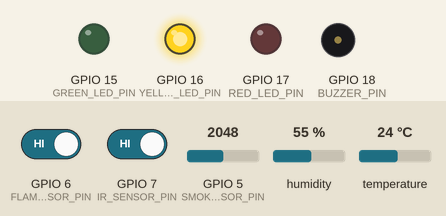
Recording of a sketch running on a simulated ESP32-S3. Parts: output pins drawn as LEDs (lit = HIGH), buzzer (waves = sounding). Inputs (shaded band) come from the test bench; at power-on: GPIO 5 (SMOKE_SENSOR_PIN) = 2048, GPIO 6 (FLAME_SENSOR_PIN) HIGH, GPIO 7 (IR_SENSOR_PIN) HIGH, humidity 55 %, temperature 24 °C (analog values on the 0–4095 scale). WiFi joins after 1.5 s; servers stay silent unless stated; uploads are accepted with an empty reply; what the sketch prints to the serial monitor is not drawn.

Above: at 5.2 s.
5.3 s: GPIO 5 (SMOKE_SENSOR_PIN) set to 2433
15.5 s: GPIO 5 (SMOKE_SENSOR_PIN) set to 2536
At 25.4 s:
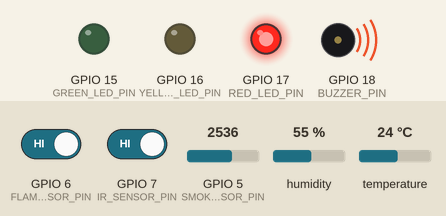
26.1 s: GPIO 5 (SMOKE_SENSOR_PIN) set to 1228
At 36.0 s:
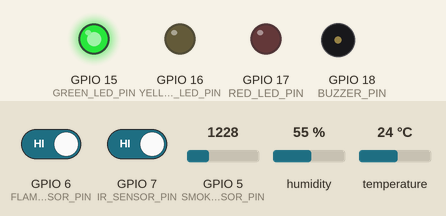
36.3 s: GPIO 6 (FLAME_SENSOR_PIN) driven LOW
At 46.6 s:
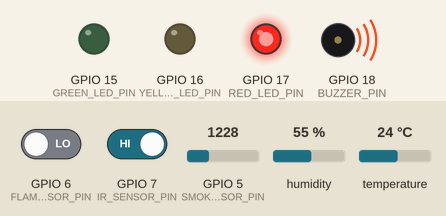
Timing chart, 0 to 48.1 s (numbered marks = the images above; inputs shaded):
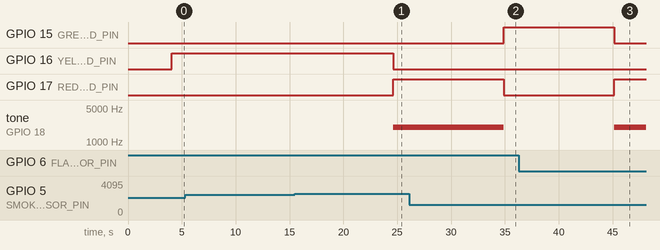

Measured:
- the behaviour switches between 2499 and 2500 on GPIO 5 (SMOKE_SENSOR_PIN) (found by bisection; images 0 and 1)
- after the input at 5.3 s, every drawn part: stays the same
- after the input at 15.5 s, GPIO 16 (YELLOW_LED_PIN): HIGH → LOW after 9.1 s; GPIO 17 (RED_LED_PIN): LOW → HIGH after 9.1 s; tone on GPIO 18 (BUZZER_PIN): silent → 2000 Hz after 9.1 s
- after the input at 26.1 s, GPIO 15 (GREEN_LED_PIN): LOW → HIGH after 8.8 s; GPIO 17 (RED_LED_PIN): HIGH → LOW after 8.8 s; tone on GPIO 18 (BUZZER_PIN): 2000 Hz → silent after 8.8 s
- after the input at 36.3 s, GPIO 15 (GREEN_LED_PIN): HIGH → LOW after 8.9 s; GPIO 17 (RED_LED_PIN): LOW → HIGH after 8.9 s; tone on GPIO 18 (BUZZER_PIN): silent → 2000 Hz after 8.9 s

The sketch:

esp32_fire_alert.ino
```cpp
#include <WiFi.h>
#include <WiFiClientSecure.h>
#include <HTTPClient.h>
#include <ArduinoJson.h>
#include <DHT.h>
#include <math.h>

// =====================================================
// ESP32-S3 FIRE ALERT SYSTEM
// =====================================================

// ---------------- WIFI ----------------
const char* WIFI_SSID = "ved_cittu";
const char* WIFI_PASSWORD = "1111122222";

// ESP32-S3 Access Point
const char* AP_SSID = "ESP32-S3-FireAlert";
const char* AP_PASSWORD = "firealert123";

// ---------------- SUPABASE ----------------
const char* INGEST_URL =
  "https://pqmnlekqawccnlndgmlb.supabase.co/functions/v1/fire-alert-ingest";

// ---------------- TIMING ----------------
const unsigned long REPORT_INTERVAL_MS = 10000;
const unsigned long WIFI_TIMEOUT_MS = 15000;

// =====================================================
// ESP32-S3 GPIO CONFIGURATION
// =====================================================

// ESP32-S3 Dev Module compatible GPIO layout
// DHT11 sensor
const int DHT_SENSOR_PIN = 4;
const int DHT_TYPE = DHT11;

// MQ-2 smoke sensor
// Use an ADC-capable GPIO on the ESP32-S3 Dev Module.
const int SMOKE_SENSOR_PIN = 5;

// Digital flame sensor
const int FLAME_SENSOR_PIN = 6;

// Digital IR sensor
const int IR_SENSOR_PIN = 7;

// LEDs
const int GREEN_LED_PIN = 15;
const int YELLOW_LED_PIN = 16;
const int RED_LED_PIN = 17;

// Buzzer
const int BUZZER_PIN = 18;

// =====================================================
// SENSOR SETTINGS
// =====================================================

// Most common flame modules:
// LOW  = flame detected
// HIGH = no flame
const bool FLAME_ACTIVE_LOW = true;

// Most IR obstacle modules behave the same way:
// LOW  = obstacle / blockage detected
// HIGH = no obstacle
const bool IR_ACTIVE_LOW = true;

// MQ-2 thresholds for smoke level.
// These are starting values and may need calibration.
const int SMOKE_MODERATE_THRESHOLD = 1500;
const int SMOKE_HIGH_THRESHOLD = 2500;

// =====================================================
// FIRE NODE INFORMATION
// =====================================================

String nodeCode = "SN-01";
String nodeLocation = "IoT LAB";

String buildingId =
  "f2149bf0-2fdb-4747-839f-7e79766f85ad";

DHT dht(DHT_SENSOR_PIN, DHT_TYPE);
float lastTemperatureC = 0.0f;
float lastHumidityPct = 0.0f;

// =====================================================
// CONNECT TO WIFI
// =====================================================

void connectWiFi() {

  Serial.println();
  Serial.println("================================");
  Serial.println("ESP32-S3 WiFi Connection");
  Serial.println("================================");

  Serial.print("Connecting to WiFi: ");
  Serial.println(WIFI_SSID);

  WiFi.mode(WIFI_STA);

  WiFi.begin(WIFI_SSID, WIFI_PASSWORD);

  unsigned long startTime = millis();

  while (WiFi.status() != WL_CONNECTED &&
         millis() - startTime < WIFI_TIMEOUT_MS) {

    delay(500);
    Serial.print(".");
  }

  Serial.println();

  // ---------------- WIFI SUCCESS ----------------

  if (WiFi.status() == WL_CONNECTED) {

    Serial.println("WiFi connected successfully!");

    Serial.print("ESP32-S3 IP address: ");
    Serial.println(WiFi.localIP());

    Serial.print("Signal strength: ");
    Serial.print(WiFi.RSSI());
    Serial.println(" dBm");

    return;
  }

  // ---------------- WIFI FAILED ----------------

  Serial.println("WiFi connection failed.");
  Serial.println("Starting ESP32-S3 Access Point...");

  WiFi.mode(WIFI_AP);

  bool apStarted =
    WiFi.softAP(AP_SSID, AP_PASSWORD);

  if (apStarted) {

    Serial.println("ESP32-S3 Access Point started.");

    Serial.print("AP SSID: ");
    Serial.println(AP_SSID);

    Serial.print("AP Password: ");
    Serial.println(AP_PASSWORD);

    Serial.print("AP IP address: ");
    Serial.println(WiFi.softAPIP());

  } else {

    Serial.println("ERROR: Failed to start Access Point.");
  }
}

// =====================================================
// DHT11 TEMPERATURE AND HUMIDITY
// =====================================================

bool readDhtValues(float &temperatureC, float &humidityPct) {
  const int retries = 3;

  for (int attempt = 1; attempt <= retries; attempt++) {
    float temp = dht.readTemperature();
    float humidity = dht.readHumidity();

    bool zeroOnlyRead = (temp == 0.0f && humidity == 0.0f);
    bool invalid = isnan(temp) || isnan(humidity) || zeroOnlyRead || temp < 0 || temp > 60 || humidity < 0 || humidity > 100;

    if (!invalid) {
      temperatureC = temp;
      humidityPct = humidity;

      lastTemperatureC = temperatureC;
      lastHumidityPct = humidityPct;

      return true;
    }

    Serial.print("DHT11 attempt ");
    Serial.print(attempt);
    Serial.println(" failed. Retrying...");

    delay(250);
  }

  Serial.println("DHT11 read failed. Check wiring, power, and the 10k pull-up resistor.");
  return false;
}

// =====================================================
// FLAME SENSOR
// =====================================================

bool readFlameDetected() {

  int flameState =
    digitalRead(FLAME_SENSOR_PIN);

  Serial.print("Flame raw value: ");
  Serial.println(flameState);

  if (FLAME_ACTIVE_LOW) {

    // LOW = flame detected
    return flameState == LOW;

  } else {

    // HIGH = flame detected
    return flameState == HIGH;
  }
}

// =====================================================
// IR SENSOR
// =====================================================

bool readIrDetected() {

  int irState =
    digitalRead(IR_SENSOR_PIN);

  Serial.print("IR raw value: ");
  Serial.println(irState);

  if (IR_ACTIVE_LOW) {

    return irState == LOW;

  } else {

    return irState == HIGH;
  }
}

// =====================================================
// MQ-2 SMOKE SENSOR
// =====================================================

String readSmokeLevel() {

  int raw =
    analogRead(SMOKE_SENSOR_PIN);

  Serial.print("MQ-2 raw value: ");
  Serial.println(raw);

  if (raw >= SMOKE_HIGH_THRESHOLD) {

    return "high";

  } else if (raw >= SMOKE_MODERATE_THRESHOLD) {

    return "moderate";

  } else {

    return "normal";
  }
}

// =====================================================
// READ ALL SENSORS
// =====================================================

void readSensors(
  float &temperatureC,
  float &humidityPct,
  bool &flameDetected,
  bool &irDetected,
  String &smokeLevel,
  int &loadPct
) {

  bool dhtValid = readDhtValues(temperatureC, humidityPct);

  if (!dhtValid) {
    temperatureC = lastTemperatureC;
    humidityPct = lastHumidityPct;

    if (lastTemperatureC > 0.0f || lastHumidityPct > 0.0f) {
      Serial.println("Using last valid DHT values temporarily.");
    } else {
      Serial.println("No valid DHT reading yet. Keeping zero values until the sensor responds.");
    }
  }

  flameDetected =
    readFlameDetected();

  irDetected =
    readIrDetected();

  smokeLevel =
    readSmokeLevel();

  if (!dhtValid) {
    loadPct = 0;
    return;
  }

  int smokeWeight = smokeLevel == "high" ? 30 : smokeLevel == "moderate" ? 14 : 0;
  int riskWeight = (flameDetected || irDetected) ? 25 : 0;

  loadPct =
    constrain(
      (int)(
        temperatureC * 1.2f +
        humidityPct * 0.45f +
        smokeWeight +
        riskWeight
      ),
      0,
      100
    );
}

// =====================================================
// PRINT SENSOR READINGS
// =====================================================

void printSensorReadings(
  float temperatureC,
  float humidityPct,
  bool flameDetected,
  bool irDetected,
  String smokeLevel,
  int loadPct
) {

  Serial.println();
  Serial.println("--------- SENSOR DATA ---------");

  Serial.print("Temperature : ");
  Serial.print(temperatureC, 2);
  Serial.println(" °C");

  Serial.print("Humidity    : ");
  Serial.print(humidityPct, 1);
  Serial.println(" %");

  Serial.print("Flame       : ");

  if (flameDetected) {

    Serial.println("🔥 DETECTED");

  } else {

    Serial.println("CLEAR");
  }

  Serial.print("IR          : ");
  Serial.println(irDetected ? "🚧 DETECTED" : "CLEAR");

  Serial.print("Smoke       : ");
  Serial.println(smokeLevel);

  Serial.print("Load        : ");
  Serial.print(loadPct);
  Serial.println(" %");

  Serial.println("--------------------------------");
}

// =====================================================
// LED + BUZZER STATUS
// =====================================================

void updateStatusIndicators(
  bool connected,
  float temperatureC,
  bool flameDetected,
  bool irDetected,
  String smokeLevel
) {

  bool tempWarning =
    temperatureC >= 35.0 &&
    !flameDetected &&
    !irDetected;

  bool smokeWarning =
    smokeLevel == "moderate";

  bool riskAlert =
    flameDetected ||
    irDetected ||
    smokeLevel == "high" ||
    temperatureC >= 45.0;

  // -------------------------------------------------
  // GREEN LED
  // -------------------------------------------------

  if (connected &&
      !riskAlert &&
      !tempWarning &&
      !smokeWarning) {

    digitalWrite(
      GREEN_LED_PIN,
      HIGH
    );

  } else {

    digitalWrite(
      GREEN_LED_PIN,
      LOW
    );
  }

  // -------------------------------------------------
  // YELLOW LED
  // -------------------------------------------------

  if (connected &&
      (tempWarning || smokeWarning) &&
      !riskAlert) {

    digitalWrite(
      YELLOW_LED_PIN,
      HIGH
    );

  } else {

    digitalWrite(
      YELLOW_LED_PIN,
      LOW
    );
  }

  // -------------------------------------------------
  // RED LED
  // -------------------------------------------------

  if (connected &&
      riskAlert) {

    digitalWrite(
      RED_LED_PIN,
      HIGH
    );

  } else {

    digitalWrite(
      RED_LED_PIN,
      LOW
    );
  }

  // -------------------------------------------------
  // BUZZER
  // -------------------------------------------------

  if (connected &&
      riskAlert) {

    tone(
      BUZZER_PIN,
      2000
    );

  } else {

    noTone(
      BUZZER_PIN
    );
  }
}

// =====================================================
// SEND DATA TO SUPABASE
// =====================================================

void postTelemetry() {

  // ===================================================
  // CHECK WIFI
  // ===================================================

  if (WiFi.status() != WL_CONNECTED) {

    Serial.println();
    Serial.println("WiFi connection lost.");
    Serial.println("Trying to reconnect...");

    connectWiFi();
  }

  // ===================================================
  // WIFI STILL NOT CONNECTED
  // ===================================================

  if (WiFi.status() != WL_CONNECTED) {

    Serial.println(
      "ESP32-S3 is not connected to router."
    );

    Serial.println(
      "Access Point mode may be active."
    );

    updateStatusIndicators(
      false,
      0.0f,
      false,
      false,
      "normal"
    );

    return;
  }

  // ===================================================
  // SENSOR VARIABLES
  // ===================================================

  float temperatureC = 0;

  float humidityPct = 0;

  bool flameDetected = false;

  bool irDetected = false;

  String smokeLevel = "normal";

  int loadPct = 0;

  // ===================================================
  // READ SENSORS
  // ===================================================

  readSensors(
    temperatureC,
    humidityPct,
    flameDetected,
    irDetected,
    smokeLevel,
    loadPct
  );

  // ===================================================
  // UPDATE LEDS + BUZZER
  // ===================================================

  updateStatusIndicators(
    true,
    temperatureC,
    flameDetected,
    irDetected,
    smokeLevel
  );

  // ===================================================
  // PRINT DATA
  // ===================================================

  Serial.println();
  Serial.println("WiFi connected.");
  Serial.println("Sending live telemetry...");

  printSensorReadings(
    temperatureC,
    humidityPct,
    flameDetected,
    irDetected,
    smokeLevel,
    loadPct
  );

  // ===================================================
  // CREATE JSON
  // ===================================================

  DynamicJsonDocument doc(1024);

  doc["code"] =
    nodeCode;

  doc["location"] =
    nodeLocation;

  doc["building_id"] =
    buildingId;

  doc["status"] =
    "online";

  doc["temperature_c"] =
    temperatureC;

  doc["humidity_pct"] =
    humidityPct;

  doc["smoke_level"] =
    smokeLevel;

  doc["flame_detected"] =
    flameDetected;

  doc["ir_detected"] =
    irDetected;

  doc["load_pct"] =
    loadPct;

  // ===================================================
  // SERIALIZE JSON
  // ===================================================

  String payload;

  serializeJson(
    doc,
    payload
  );

  Serial.println();
  Serial.println("JSON Payload:");
  Serial.println(payload);

  // ===================================================
  // HTTPS CLIENT
  // ===================================================

  Serial.println();
  Serial.println("Connecting to Supabase...");

  WiFiClientSecure client;

  // TESTING ONLY
  // Certificate verification is disabled.

  client.setInsecure();

  HTTPClient http;

  if (!http.begin(
        client,
        INGEST_URL
      )) {

    Serial.println(
      "ERROR: Failed to initialize HTTP client."
    );

    return;
  }

  // ===================================================
  // HTTP HEADERS
  // ===================================================

  http.addHeader(
    "Content-Type",
    "application/json"
  );

  http.addHeader(
    "Accept",
    "application/json"
  );

  http.setTimeout(10000);

  http.setReuse(false);

  // ===================================================
  // POST REQUEST
  // ===================================================

  Serial.println(
    "Sending POST request..."
  );

  int httpCode =
    http.POST(payload);

  // ===================================================
  // RESPONSE
  // ===================================================

  if (httpCode > 0) {

    Serial.print(
      "HTTP Response Code: "
    );

    Serial.println(
      httpCode
    );

    String response =
      http.getString();

    Serial.println(
      "Supabase Response:"
    );

    Serial.println(
      response
    );

    if (httpCode >= 200 &&
        httpCode < 300) {

      Serial.println(
        "SUCCESS: Telemetry uploaded!"
      );

    } else {

      Serial.println(
        "WARNING: Server returned an error."
      );
    }

  } else {

    Serial.print(
      "HTTP request failed. Code: "
    );

    Serial.println(
      httpCode
    );

    Serial.print(
      "Error: "
    );

    Serial.println(
      http.errorToString(
        httpCode
      ).c_str()
    );
  }

  // ===================================================
  // CLOSE CONNECTION
  // ===================================================

  http.end();
}

// =====================================================
// SETUP
// =====================================================

void setup() {

  // ---------------- SERIAL ----------------

  Serial.begin(115200);

  delay(2000);

  Serial.println();
  Serial.println();

  Serial.println(
    "======================================"
  );

  Serial.println(
    "      ESP32-S3 FIRE ALERT SYSTEM"
  );

  Serial.println(
    "======================================"
  );

  Serial.println(
    "Starting ESP32-S3..."
  );

  // ===================================================
  // SENSOR PINS
  // ===================================================

  pinMode(
    DHT_SENSOR_PIN,
    INPUT_PULLUP
  );

  dht.begin();

  pinMode(
    FLAME_SENSOR_PIN,
    INPUT_PULLUP
  );

  pinMode(
    IR_SENSOR_PIN,
    INPUT_PULLUP
  );

  pinMode(
    SMOKE_SENSOR_PIN,
    INPUT
  );

  // ===================================================
  // LED PINS
  // ===================================================

  pinMode(
    GREEN_LED_PIN,
    OUTPUT
  );

  pinMode(
    YELLOW_LED_PIN,
    OUTPUT
  );

  pinMode(
    RED_LED_PIN,
    OUTPUT
  );

  // ===================================================
  // BUZZER
  // ===================================================

  pinMode(
    BUZZER_PIN,
    OUTPUT
  );

  // ===================================================
  // INITIAL LED STATE
  // ===================================================

  digitalWrite(
    GREEN_LED_PIN,
    LOW
  );

  digitalWrite(
    YELLOW_LED_PIN,
    LOW
  );

  digitalWrite(
    RED_LED_PIN,
    LOW
  );

  noTone(
    BUZZER_PIN
  );

  // ===================================================
  // ADC CONFIGURATION
  // ===================================================

  analogReadResolution(12);

  analogSetPinAttenuation(
    SMOKE_SENSOR_PIN,
    ADC_11db
  );

  Serial.println(
    "ADC initialized."
  );

  // ===================================================
  // RESET WIFI
  // ===================================================

  WiFi.disconnect(true);

  delay(500);

  WiFi.setAutoReconnect(true);

  WiFi.persistent(false);

  // ===================================================
  // CONNECT WIFI
  // ===================================================

  connectWiFi();

  Serial.println();

  Serial.println(
    "ESP32-S3 setup completed."
  );

  Serial.println(
    "Starting sensor telemetry..."
  );
}

// =====================================================
// LOOP
// =====================================================

void loop() {

  Serial.println();

  Serial.println(
    "========== TELEMETRY CYCLE =========="
  );

  // Display current WiFi status

  if (WiFi.status() == WL_CONNECTED) {

    Serial.println(
      "WiFi Status: CONNECTED"
    );

    Serial.print(
      "IP Address: "
    );

    Serial.println(
      WiFi.localIP()
    );

    Serial.print(
      "RSSI: "
    );

    Serial.print(
      WiFi.RSSI()
    );

    Serial.println(
      " dBm"
    );

  } else {

    Serial.println(
      "WiFi Status: NOT CONNECTED"
    );
  }

  // Send telemetry

  postTelemetry();

  Serial.println();

  Serial.print(
    "Waiting "
  );

  Serial.print(
    REPORT_INTERVAL_MS / 1000
  );

  Serial.println(
    " seconds..."
  );

  delay(
    REPORT_INTERVAL_MS
  );
}
```
